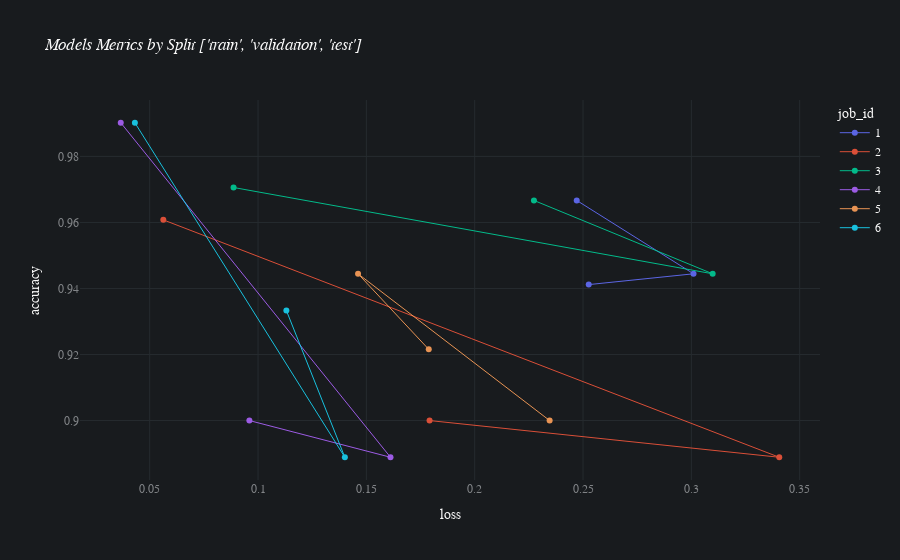

The code cell stored with this chart in its notebook:
### Code cell
#fig = batch.plot_evaluations(max_loss=0.3, min_accuracy=0.8)
fig = batch.plot_evaluations()
fig

### Figure 1 — Plotly figure (JSON) as saved in the notebook; plotly's stock layout.template omitted (floating-point values rounded to 4 significant figures)
{"data": [{"customdata": [[1, "train", 0.9412, 0.2526], [1, "validation", 0.9444, 0.301], [1, "test", 0.9667, 0.2471]], "hovertemplate": "job_id=%{customdata[0]}<br>loss=%{customdata[3]}<br>accuracy=%{customdata[2]}<br>split=%{customdata[1]}<extra></extra>", "legendgroup": "1", "line": {"color": "#636efa", "dash": "solid", "width": 1}, "mode": "markers+lines", "name": "1", "opacity": 0.9, "orientation": "v", "showlegend": true, "type": "scatter", "x": [0.2526, 0.301, 0.2471], "xaxis": "x", "y": [0.9412, 0.9444, 0.9667], "yaxis": "y"}, {"customdata": [[2, "train", 0.9608, 0.05628], [2, "validation", 0.8889, 0.3406], [2, "test", 0.9, 0.1792]], "hovertemplate": "job_id=%{customdata[0]}<br>loss=%{customdata[3]}<br>accuracy=%{customdata[2]}<br>split=%{customdata[1]}<extra></extra>", "legendgroup": "2", "line": {"color": "#EF553B", "dash": "solid", "width": 1}, "mode": "markers+lines", "name": "2", "opacity": 0.9, "orientation": "v", "showlegend": true, "type": "scatter", "x": [0.05628, 0.3406, 0.1792], "xaxis": "x", "y": [0.9608, 0.8889, 0.9], "yaxis": "y"}, {"customdata": [[3, "train", 0.9706, 0.0887], [3, "validation", 0.9444, 0.3098], [3, "test", 0.9667, 0.2273]], "hovertemplate": "job_id=%{customdata[0]}<br>loss=%{customdata[3]}<br>accuracy=%{customdata[2]}<br>split=%{customdata[1]}<extra></extra>", "legendgroup": "3", "line": {"color": "#00cc96", "dash": "solid", "width": 1}, "mode": "markers+lines", "name": "3", "opacity": 0.9, "orientation": "v", "showlegend": true, "type": "scatter", "x": [0.0887, 0.3098, 0.2273], "xaxis": "x", "y": [0.9706, 0.9444, 0.9667], "yaxis": "y"}, {"customdata": [[4, "train", 0.9902, 0.03663], [4, "validation", 0.8889, 0.1611], [4, "test", 0.9, 0.096]], "hovertemplate": "job_id=%{customdata[0]}<br>loss=%{customdata[3]}<br>accuracy=%{customdata[2]}<br>split=%{customdata[1]}<extra></extra>", "legendgroup": "4", "line": {"color": "#ab63fa", "dash": "solid", "width": 1}, "mode": "markers+lines", "name": "4", "opacity": 0.9, "orientation": "v", "showlegend": true, "type": "scatter", "x": [0.03663, 0.1611, 0.096], "xaxis": "x", "y": [0.9902, 0.8889, 0.9], "yaxis": "y"}, {"customdata": [[5, "train", 0.9216, 0.1788], [5, "validation", 0.9444, 0.1462], [5, "test", 0.9, 0.2346]], "hovertemplate": "job_id=%{customdata[0]}<br>loss=%{customdata[3]}<br>accuracy=%{customdata[2]}<br>split=%{customdata[1]}<extra></extra>", "legendgroup": "5", "line": {"color": "#FFA15A", "dash": "solid", "width": 1}, "mode": "markers+lines", "name": "5", "opacity": 0.9, "orientation": "v", "showlegend": true, "type": "scatter", "x": [0.1788, 0.1462, 0.2346], "xaxis": "x", "y": [0.9216, 0.9444, 0.9], "yaxis": "y"}, {"customdata": [[6, "train", 0.9902, 0.04316], [6, "validation", 0.8889, 0.1401], [6, "test", 0.9333, 0.1131]], "hovertemplate": "job_id=%{customdata[0]}<br>loss=%{customdata[3]}<br>accuracy=%{customdata[2]}<br>split=%{customdata[1]}<extra></extra>", "legendgroup": "6", "line": {"color": "#19d3f3", "dash": "solid", "width": 1}, "mode": "markers+lines", "name": "6", "opacity": 0.9, "orientation": "v", "showlegend": true, "type": "scatter", "x": [0.04316, 0.1401, 0.1131], "xaxis": "x", "y": [0.9902, 0.8889, 0.9333], "yaxis": "y"}], "layout": {"autosize": true, "font": {"color": "#FAFAFA", "family": "Avenir"}, "hoverlabel": {"bgcolor": "#E0E0E0", "font": {"family": "Avenir", "size": 12}}, "legend": {"title": {"text": "job_id"}, "tracegroupgap": 0}, "paper_bgcolor": "#181B1E", "plot_bgcolor": "#181B1E", "title": {"text": "<i>Models Metrics by Split ['train', 'validation', 'test']</i>"}, "xaxis": {"anchor": "y", "autorange": true, "domain": [0, 1], "gridcolor": "#262B2F", "range": [0.01765, 0.3596], "tickfont": {"color": "#818487"}, "title": {"text": "loss"}, "type": "linear"}, "yaxis": {"anchor": "x", "autorange": true, "domain": [0, 1], "gridcolor": "#262B2F", "range": [0.8821, 0.997], "tickfont": {"color": "#818487"}, "title": {"text": "accuracy"}, "type": "linear"}}}
